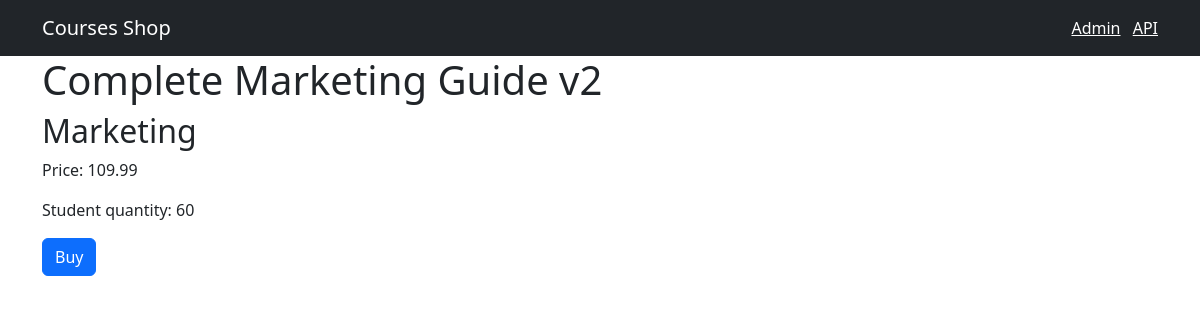
/course/5, run on the app's committed database.
### shop/models.py (models this page shows, shortened)
class Course(models.Model):
    title = models.CharField(max_length=300)
    price = models.FloatField()
    students_qty = models.IntegerField()
    reviews_qty = models.IntegerField()
    category = models.ForeignKey(Category, on_delete=models.CASCADE)
    created_at = models.DateTimeField(default=timezone.now)

class Category(models.Model):
    title = models.CharField(max_length=255)
    created_at = models.DateTimeField(default=timezone.now)
    def __str__(self):
        return self.title

### shop/views.py (the view)
# urls.py: path('course/<int:course_id>', views.single_course, name='single_course'),
def single_course(request, course_id):
  course = get_object_or_404(Course, pk=course_id)
  return render(request, 'shop/single_course.html', {"course": course})

### templates/shop/single_course.html (shortened to what this page needs)
{% extends 'base.html' %}
{% block content %}
    <h1>{{ course.title }}</h1>
    <h2>{{ course.category }}</h2>
    <p>Price: {{ course.price }}</p>
    <p>Student quantity: {{ course.students_qty }}</p>
    <button class="btn btn-primary">Buy</button>
{% endblock %}

### data on the page
Course: title "Complete Marketing Guide v2", category "Marketing", price "109.99", students_qty "60"
